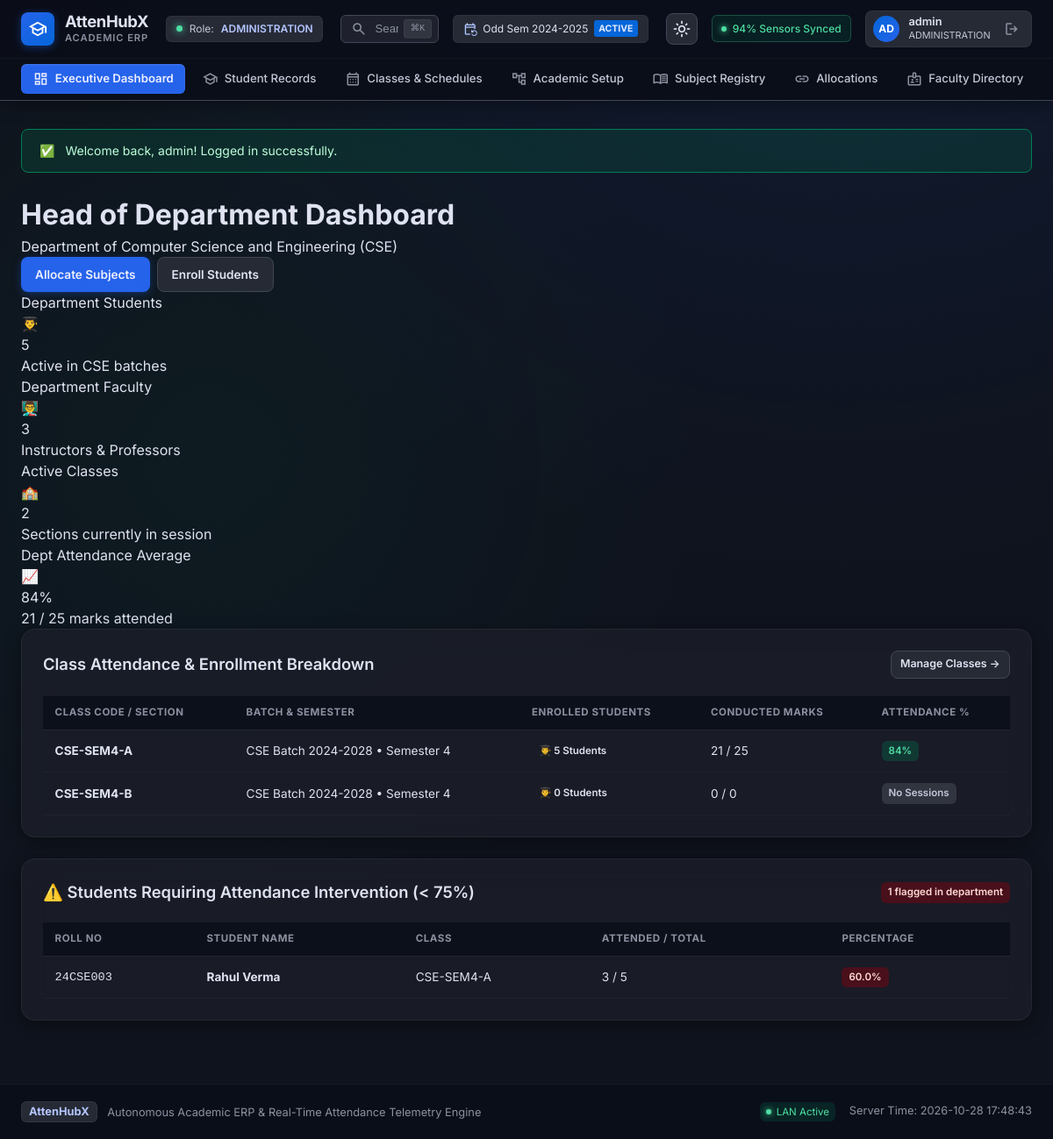
Screenshot of /lamp-version/hod/dashboard.php (signed in) with the database file from the repository.
### tables this page shows
CREATE TABLE `departments` (
  `id` bigint(20) unsigned NOT NULL AUTO_INCREMENT,
  `code` varchar(20) NOT NULL,
  `name` varchar(150) NOT NULL,
  `description` text DEFAULT NULL,
  `is_active` tinyint(1) DEFAULT 1,
  `created_at` datetime NOT NULL,
  `updated_at` datetime NOT NULL,
  PRIMARY KEY (`id`),
  UNIQUE KEY `code` (`code`),
  UNIQUE KEY `name` (`name`)
);

CREATE TABLE `classes` (
  `id` bigint(20) unsigned NOT NULL AUTO_INCREMENT,
  `admission_batch_id` bigint(20) unsigned NOT NULL,
  `semester_id` bigint(20) unsigned NOT NULL,
  `section_name` varchar(20) NOT NULL,
  `class_code` varchar(50) DEFAULT NULL,
  `is_active` tinyint(1) DEFAULT 1,
  `created_at` datetime NOT NULL,
  `updated_at` datetime NOT NULL,
  PRIMARY KEY (`id`),
  UNIQUE KEY `uk_batch_sem_sec` (`admission_batch_id`,`semester_id`,`section_name`),
  UNIQUE KEY `class_code` (`class_code`),
  KEY `idx_classes_batch` (`admission_batch_id`),
  KEY `idx_classes_sem` (`semester_id`),
  CONSTRAINT `classes_ibfk_1` FOREIGN KEY (`admission_batch_id`) REFERENCES `admission_batches` (`id`),
  CONSTRAINT `classes_ibfk_2` FOREIGN KEY (`semester_id`) REFERENCES `semesters` (`id`)
);

CREATE TABLE `admission_batches` (
  `id` bigint(20) unsigned NOT NULL AUTO_INCREMENT,
  `academic_year_id` bigint(20) unsigned NOT NULL,
  `department_id` bigint(20) unsigned NOT NULL,
  `specialization_id` bigint(20) unsigned DEFAULT NULL,
  `batch_name` varchar(50) NOT NULL,
  `admission_year` year(4) NOT NULL,
  `created_at` datetime NOT NULL,
  PRIMARY KEY (`id`),
  KEY `academic_year_id` (`academic_year_id`),
  KEY `department_id` (`department_id`),
  KEY `specialization_id` (`specialization_id`),
  CONSTRAINT `admission_batches_ibfk_1` FOREIGN KEY (`academic_year_id`) REFERENCES `academic_years` (`id`),
  CONSTRAINT `admission_batches_ibfk_2` FOREIGN KEY (`department_id`) REFERENCES `departments` (`id`),
  CONSTRAINT `admission_batches_ibfk_3` FOREIGN KEY (`specialization_id`) REFERENCES `specializations` (`id`)
);

CREATE TABLE `semesters` (
  `id` bigint(20) unsigned NOT NULL AUTO_INCREMENT,
  `academic_year_id` bigint(20) unsigned NOT NULL,
  `semester_number` tinyint(4) NOT NULL,
  `name` varchar(20) NOT NULL,
  `start_date` date NOT NULL,
  `end_date` date NOT NULL,
  `created_at` datetime NOT NULL,
  PRIMARY KEY (`id`),
  KEY `academic_year_id` (`academic_year_id`),
  CONSTRAINT `semesters_ibfk_1` FOREIGN KEY (`academic_year_id`) REFERENCES `academic_years` (`id`)
);

CREATE TABLE `students` (
  `id` bigint(20) unsigned NOT NULL AUTO_INCREMENT,
  `user_id` bigint(20) unsigned NOT NULL,
  `student_id` varchar(30) NOT NULL,
  `first_name` varchar(100) NOT NULL,
  `last_name` varchar(100) DEFAULT NULL,
  `date_of_birth` date DEFAULT NULL,
  `admission_number` varchar(50) DEFAULT NULL,
  `joined_at` date DEFAULT NULL,
  `status` varchar(30) NOT NULL,
  `created_at` datetime NOT NULL,
  `updated_at` datetime NOT NULL,
  PRIMARY KEY (`id`),
  UNIQUE KEY `user_id` (`user_id`),
  UNIQUE KEY `student_id` (`student_id`),
  UNIQUE KEY `admission_number` (`admission_number`),
  KEY `idx_students_status` (`status`),
  CONSTRAINT `students_ibfk_1` FOREIGN KEY (`user_id`) REFERENCES `users` (`id`)
);

### lamp-version/includes/functions.php (called while the page is built, shortened)
<?php
function e(?string $str): string {
    return htmlspecialchars($str ?? '', ENT_QUOTES, 'UTF-8');
}
function base_url(string $path = ''): string {
    static $base = null;
    if ($base === null) {
        $script_dir = dirname($_SERVER['SCRIPT_NAME'] ?? '');
        $patterns = ['/admin', '/faculty', '/hod', '/student', '/auth'];
        $clean_dir = $script_dir;
        foreach ($patterns as $p) {
            if (substr($clean_dir, -strlen($p)) === $p) {
                $clean_dir = substr($clean_dir, 0, -strlen($p));
            }
        }
        $clean_dir = rtrim(str_replace('\\', '/', $clean_dir), '/');
        $base = $clean_dir;
    }
    $path = ltrim($path, '/');
    return ($base === '' ? '' : $base) . ($path !== '' ? '/' . $path : '/');
}

### lamp-version/hod/dashboard.php (the view, shortened to what this page needs)
<?php
require_once __DIR__ . '/../includes/header.php';
$db = get_db();
$user = current_user();
$department_id = $user['department_id'] ?? null;
if (!$department_id) {
    $d_row = $db->query("SELECT id FROM departments ORDER BY id ASC LIMIT 1")->fetch();
    $department_id = $d_row['id'] ?? 1;
}
$dept_stmt = $db->prepare("SELECT * FROM departments WHERE id = ?");
$dept_stmt->execute([$department_id]);
$department = $dept_stmt->fetch();
$counts_stmt = $db->prepare("
    SELECT
        (SELECT COUNT(c.id)
         FROM classes c
         JOIN admission_batches b ON c.admission_batch_id = b.id
         WHERE b.department_id = ? AND c.is_active = 1) AS active_classes,
        (SELECT COUNT(DISTINCT se.student_id)
         FROM student_enrollments se
         JOIN classes c ON se.class_id = c.id
         JOIN admission_batches b ON c.admission_batch_id = b.id
         WHERE b.department_id = ? AND se.status = 'ACTIVE') AS active_students,
        (SELECT COUNT(t.id)
         FROM teachers t
         WHERE t.department_id = ? AND t.status = 'ACTIVE') AS active_teachers
");
$counts_stmt->execute([$department_id, $department_id, $department_id]);
$counts = $counts_stmt->fetch();
$att_stmt = $db->prepare("
    SELECT
        COUNT(a.id) AS total_records,
        COALESCE(SUM(CASE WHEN a.status = 'PRESENT' THEN 1 ELSE 0 END), 0) AS present_records
    FROM attendance_records a
    JOIN class_sessions cs ON a.class_session_id = cs.id
    JOIN classes c ON cs.class_id = c.id
    JOIN admission_batches b ON c.admission_batch_id = b.id
    WHERE b.department_id = ? AND cs.status = 'CONDUCTED'
");
$att_stmt->execute([$department_id]);
$att = $att_stmt->fetch();
$total_att = (int)($att['total_records'] ?? 0);
$present_att = (int)($att['present_records'] ?? 0);
$dept_pct = $total_att > 0 ? round(($present_att / $total_att) * 100, 1) : 0;
$classes_stmt = $db->prepare("
    SELECT
        c.id, c.class_code, c.section_name, b.batch_name, sem.name AS semester_name,
        (SELECT COUNT(*) FROM student_enrollments se WHERE se.class_id = c.id AND se.status = 'ACTIVE') AS student_count,
        COUNT(a.id) AS total_records,
        COALESCE(SUM(CASE WHEN a.status = 'PRESENT' THEN 1 ELSE 0 END), 0) AS present_records
    FROM classes c
    JOIN admission_batches b ON c.admission_batch_id = b.id
    JOIN semesters sem ON c.semester_id = sem.id
    LEFT JOIN class_sessions cs ON cs.class_id = c.id AND cs.status = 'CONDUCTED'
    LEFT JOIN attendance_records a ON a.class_session_id = cs.id
    WHERE b.department_id = ? AND c.is_active = 1
    GROUP BY c.id, c.class_code, c.section_name, b.batch_name, sem.name
    ORDER BY b.batch_name ASC, sem.name ASC
");
$classes_stmt->execute([$department_id]);
$dept_classes = $classes_stmt->fetchAll();
$risk_stmt = $db->prepare("
    SELECT
        st.id, st.student_id, st.admission_number,
        CONCAT(st.first_name, ' ', COALESCE(st.last_name, '')) AS student_name,
        c.class_code, c.section_name,
        COUNT(a.id) AS total_sessions,
        SUM(CASE WHEN a.status = 'PRESENT' THEN 1 ELSE 0 END) AS present_sessions,
        ROUND((SUM(CASE WHEN a.status = 'PRESENT' THEN 1 ELSE 0 END) / COUNT(a.id)) * 100, 1) AS attendance_pct
    FROM students st
    JOIN student_enrollments se ON st.id = se.student_id AND se.status = 'ACTIVE'
    JOIN classes c ON se.class_id = c.id
    JOIN admission_batches b ON c.admission_batch_id = b.id
    JOIN attendance_records a ON a.student_id = st.id
    JOIN class_sessions cs ON a.class_session_id = cs.id AND cs.status = 'CONDUCTED'
    WHERE b.department_id = ? AND st.status = 'ACTIVE'
    GROUP BY st.id, st.student_id, st.admission_number, st.first_name, st.last_name, c.class_code, c.section_name
    HAVING total_sessions > 0 AND attendance_pct < 75.0
    ORDER BY attendance_pct ASC
    LIMIT 10
");
$risk_stmt->execute([$department_id]);
$risk_students = $risk_stmt->fetchAll();
?>
<div class="page-header">
    <div>
        <h1 class="page-title">Head of Department Dashboard</h1>
        <p class="page-subtitle">Department of <?= e($department['name']) ?> (<?= e($department['code']) ?>)</p>
    </div>
    <div style="display: flex; gap: 0.5rem;">
        <a href="<?= base_url('hod/subjects.php') ?>" class="btn btn-primary">Allocate Subjects</a>
        <a href="<?= base_url('hod/enroll_student.php') ?>" class="btn btn-secondary">Enroll Students</a>
    </div>
</div>
<div class="stats-grid">
    <div class="stat-card stat-info">
        <div class="stat-header">
            <span class="stat-title">Department Students</span>
            <div class="stat-icon">👨‍🎓</div>
        </div>
        <div class="stat-value"><?= number_format($counts['active_students']) ?></div>
        <div class="stat-desc">Active in <?= $department['code'] ?> batches</div>
    </div>
    <div class="stat-card stat-primary">
        <div class="stat-header">
            <span class="stat-title">Department Faculty</span>
            <div class="stat-icon">👨‍🏫</div>
        </div>
        <div class="stat-value"><?= number_format($counts['active_teachers']) ?></div>
        <div class="stat-desc">Instructors & Professors</div>
    </div>
    <div class="stat-card stat-warning">
        <div class="stat-header">
            <span class="stat-title">Active Classes</span>
            <div class="stat-icon">🏫</div>
        </div>
        <div class="stat-value"><?= number_format($counts['active_classes']) ?></div>
        <div class="stat-desc">Sections currently in session</div>
    </div>
    <div class="stat-card <?= $dept_pct >= 75 ? 'stat-success' : 'stat-danger' ?>">
        <div class="stat-header">
            <span class="stat-title">Dept Attendance Average</span>
            <div class="stat-icon">📈</div>
        </div>
        <div class="stat-value"><?= $dept_pct ?>%</div>
        <div class="stat-desc"><?= number_format($present_att) ?> / <?= number_format($total_att) ?> marks attended</div>
    </div>
</div>
<div class="card">
    <div class="card-header">
        <h2 class="card-title">Class Attendance & Enrollment Breakdown</h2>
        <a href="<?= base_url('hod/classes.php') ?>" class="btn btn-secondary btn-sm">Manage Classes &rarr;</a>
    </div>
    <div class="card-body" style="padding: 0;">
        <div class="table-responsive">
            <table class="data-table">
                <thead>
                    <tr>
                        <th>Class Code / Section</th>
                        <th>Batch & Semester</th>
                        <th>Enrolled Students</th>
                        <th>Conducted Marks</th>
                        <th>Attendance %</th>
                    </tr>
                </thead>
                <tbody>
                    <?php if (empty($dept_classes)): ?>
                        <tr>
                            <td colspan="5" style="text-align: center; color: var(--text-muted); padding: 1.5rem;">
                                No classes registered for this department.
                            </td>
                        </tr>
                    <?php else: ?>
                        <?php foreach ($dept_classes as $cls): ?>
                            <?php
                                $c_tot = (int)$cls['total_records'];
                                $c_prs = (int)$cls['present_records'];
                                $c_pct = $c_tot > 0 ? round(($c_prs / $c_tot) * 100, 1) : null;
                            ?>
                            <tr>
                                <td><strong><?= e($cls['class_code'] ?: "Section {$cls['section_name']}") ?></strong></td>
                                <td><?= e($cls['batch_name']) ?> &bull; <?= e($cls['semester_name']) ?></td>
                                <td>
                                    <span class="badge badge-info">👨‍🎓 <?= $cls['student_count'] ?> Students</span>
                                </td>
                                <td><?= $c_prs ?> / <?= $c_tot ?></td>
                                <td>
                                    <?php if ($c_pct !== null): ?>
                                        <span class="badge <?= $c_pct >= 75 ? 'badge-success' : 'badge-danger' ?>">
                                            <?= $c_pct ?>%
                                        </span>
                                    <?php else: ?>
                                        <span class="badge badge-secondary">No Sessions</span>
                                    <?php endif; ?>
                                </td>
                            </tr>
                        <?php endforeach; ?>
                    <?php endif; ?>
                </tbody>
            </table>
        </div>
    </div>
</div>
<div class="card">
    <div class="card-header">
        <h2 class="card-title">⚠️ Students Requiring Attendance Intervention (&lt; 75%)</h2>
        <span class="badge badge-danger"><?= count($risk_students) ?> flagged in department</span>
    </div>
    <div class="card-body" style="padding: 0;">
        <div class="table-responsive">
            <table class="data-table">
                <thead>
                    <tr>
                        <th>Roll No</th>
                        <th>Student Name</th>
                        <th>Class</th>
                        <th>Attended / Total</th>
                        <th>Percentage</th>
                    </tr>
                </thead>
                <tbody>
                    <?php if (empty($risk_students)): ?>
                        <tr>
                            <td colspan="5" style="text-align: center; color: var(--text-muted); padding: 1.5rem;">
                                ✅ Excellent! All students in <?= e($department['name']) ?> maintain at least 75% attendance.
                            </td>
                        </tr>
                    <?php else: ?>
                        <?php foreach ($risk_students as $r): ?>
                            <tr>
                                <td><code><?= e($r['student_id']) ?></code></td>
                                <td><strong><?= e($r['student_name']) ?></strong></td>
                                <td><?= e($r['class_code'] ?: "Sec {$r['section_name']}") ?></td>
                                <td><?= $r['present_sessions'] ?> / <?= $r['total_sessions'] ?></td>
                                <td>
                                    <span class="badge badge-danger"><?= $r['attendance_pct'] ?>%</span>
                                </td>
                            </tr>
                        <?php endforeach; ?>
                    <?php endif; ?>
                </tbody>
            </table>
        </div>
    </div>
</div>
<?php require_once __DIR__ . '/../includes/footer.php'; ?>

### rows the page displays
departments: name "Computer Science and Engineering", code "CSE"
classes: class_code "CSE-SEM4-A", admission_batch.batch_name "CSE Batch 2024-2028", semester.name "Semester 4", student_count "5", c_prs "21", c_tot "25", c_pct "84"
classes: class_code "CSE-SEM4-B", admission_batch.batch_name "CSE Batch 2024-2028", semester.name "Semester 4", student_count "0", c_prs "0", c_tot "0", shows "No Sessions"
students: student "24CSE003", student_name "Rahul Verma", section_name "CSE-SEM4-A", present_sessions "3", total_sessions "5", attendance_pct "60.0"

### other values shown
$user['role'] "ADMINISTRATION"
substr($user['username'] ?? 'U', 0, 2) "AD"
$user['display_name'] "admin"
$flash['message'] "Welcome back, admin! Logged in successfully."
$counts['active_students'] "5"
$counts['active_teachers'] "3"
$counts['active_classes'] "2"
$dept_pct "84"
$present_att "21"
$total_att "25"
count($risk_students) "1"
